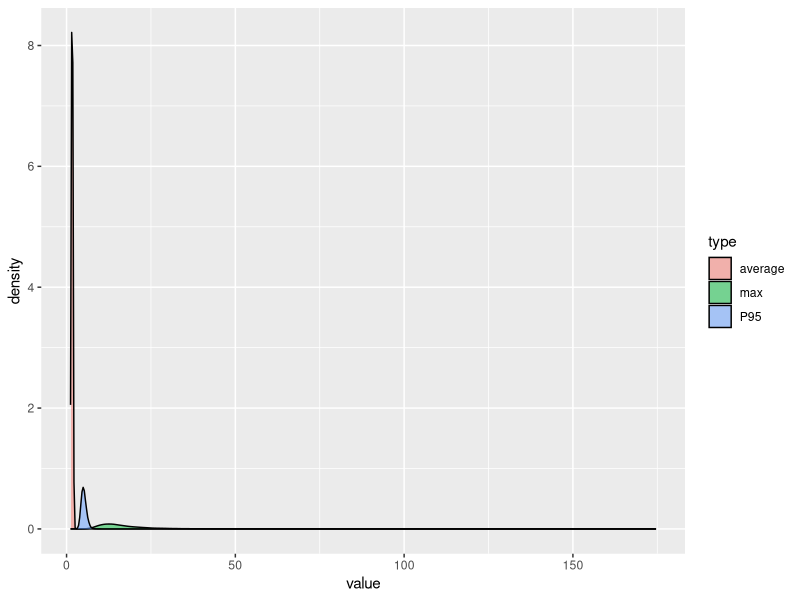

Recreate this plot in R. (Note: this script raises an error after producing the figure.)
library(ggplot2)
library(dplyr)

df <- do.call('rbind',lapply(1:10^4,function(i){
x = rlnorm(200)
#x = rnorm(200)
#x = rexp(200)

data.frame(type=c("average","P95","max"), value=c(mean(x),
quantile(x,probs=0.95),max(x)))
}))


ggplot(df,aes(x=value, fill = type)) +
  geom_density(alpha = 0.5)

df %>%
  filter(type=="P95") %>%
  select(value) %>%
  qqnorm()  

